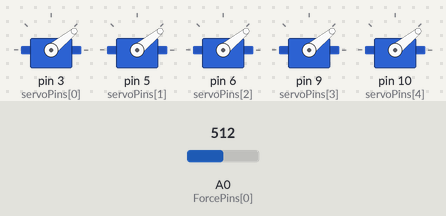
The sketch below on a simulated Arduino Uno, built with avr-gcc and run on an emulated ATmega328P. Parts: 5 × servo. The inputs (shaded band) are chosen by the test bench; at power-on: A0 (ForcePins[0]) = 512.

Above: at 1.7 s.
1.8 s: A0 (ForcePins[0]) set to 716
At 2.3 s:
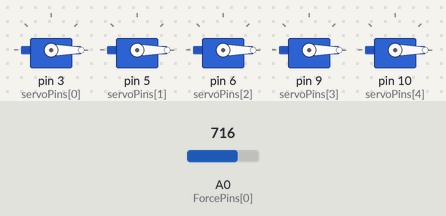
3.3 s: A0 (ForcePins[0]) set to 306
At 4.5 s:
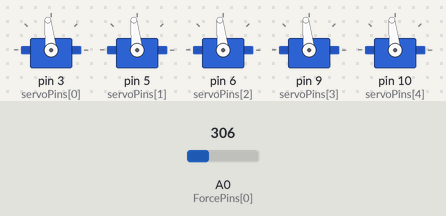
4.8 s: A0 (ForcePins[0]) set to 170
At 5.9 s:
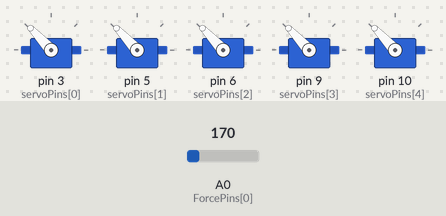
6.3 s: A0 (ForcePins[0]) set to 122
At 7.2 s:
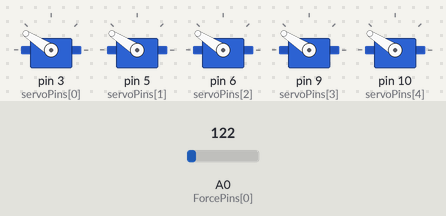
7.8 s: A0 (ForcePins[0]) set to 190
At 8.4 s:
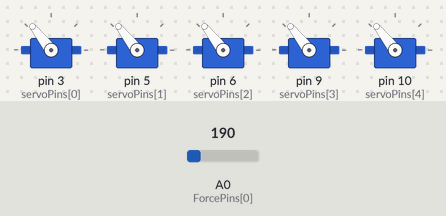
9.3 s: A0 (ForcePins[0]) set to 511
At 10.1 s:
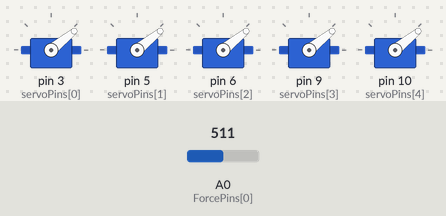
Timing chart, 0 to 11.8 s (numbered marks = the images above; inputs shaded):
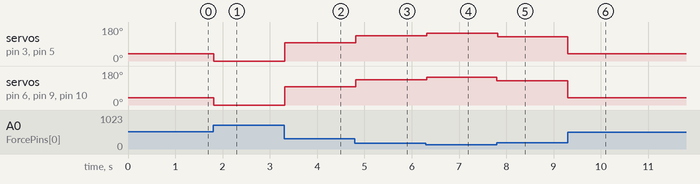

The sketch:

ServoFunctionality.ino
```cpp
#include <Servo.h>

// Define servo objects
Servo Thumb;
Servo Index;
Servo Middle;
Servo Ring;
Servo Pinky;

// Define pin numbers
const int ForcePins[] = { A0, A1, A2, A3, A4 };  // FSR pins {Thumb, Index, Middle, Ring, Pinky}
const int servoPins[] = { 3, 5, 6, 9, 10 };    // Servo signal pins {Thumb, Index, Middle, Ring, Pinky}

// Calibrated Servo Angles
const int thumbMin = 0,   thumbMax = 180;
const int indexMin = 0,   indexMax = 180;
const int middleMin = 0,  middleMax = 180;
const int ringMin = 0,    ringMax = 180;
const int pinkyMin = 0,   pinkyMax = 180;

// Arrays for readings
int ForceValues[5];
int servoAngles[5];

void setup() {
  Serial.begin(9600);
  delay(500);


  // Attach and initialize servos
  Thumb.attach(servoPins[0]);
  Index.attach(servoPins[1]);
  Middle.attach(servoPins[2]);
  Ring.attach(servoPins[3]);
  Pinky.attach(servoPins[4]);

  Thumb.write(thumbMax);
  Index.write(indexMax);
  Middle.write(middleMax);
  Ring.write(ringMax);
  Pinky.write(pinkyMax);
}

void loop() {
  // Read potentiometers
  for (int i = 0; i < 5; i++) {
    ForceValues[i] = analogRead(ForcePins[0]); // only reads from one force sensor for all fingers
  }

  // Map to servo angles
  servoAngles[0] = map(ForceValues[0], 0, 650, thumbMax, thumbMin);
  servoAngles[1] = map(ForceValues[1], 0, 650, indexMax, indexMin);
  servoAngles[2] = map(ForceValues[2], 0, 650, middleMax, middleMin);
  servoAngles[3] = map(ForceValues[3], 0, 650, ringMax, ringMin);
  servoAngles[4] = map(ForceValues[4], 0, 650, pinkyMax, pinkyMin);

  // Write servo positions
  Thumb.write(servoAngles[0]);
  Index.write(servoAngles[1]);
  Middle.write(servoAngles[2]);
  Ring.write(servoAngles[3]);
  Pinky.write(servoAngles[4]);


// pacing delay
  delay(20);
}
```

Measured:
- after the input at 1.8 s, servo on pin 3 (servoPins[0]), servo on pin 5 (servoPins[1]), servo on pin 6 (servoPins[2]), servo on pin 9 (servoPins[3]), servo on pin 10 (servoPins[4]): 39° → 0° at once
- after the input at 3.3 s, servo on pin 3 (servoPins[0]), servo on pin 5 (servoPins[1]), servo on pin 6 (servoPins[2]), servo on pin 9 (servoPins[3]), servo on pin 10 (servoPins[4]): 0° → 96° at once
- after the input at 4.8 s, servo on pin 3 (servoPins[0]), servo on pin 5 (servoPins[1]), servo on pin 6 (servoPins[2]), servo on pin 9 (servoPins[3]), servo on pin 10 (servoPins[4]): 96° → 133° at once
- after the input at 6.3 s, servo on pin 3 (servoPins[0]), servo on pin 5 (servoPins[1]), servo on pin 6 (servoPins[2]), servo on pin 9 (servoPins[3]), servo on pin 10 (servoPins[4]): 133° → 147° at once
- after the input at 7.8 s, servo on pin 3 (servoPins[0]), servo on pin 5 (servoPins[1]), servo on pin 6 (servoPins[2]), servo on pin 9 (servoPins[3]), servo on pin 10 (servoPins[4]): 147° → 128° at once
- after the input at 9.3 s, servo on pin 3 (servoPins[0]), servo on pin 5 (servoPins[1]), servo on pin 6 (servoPins[2]), servo on pin 9 (servoPins[3]), servo on pin 10 (servoPins[4]): 128° → 39° at once
